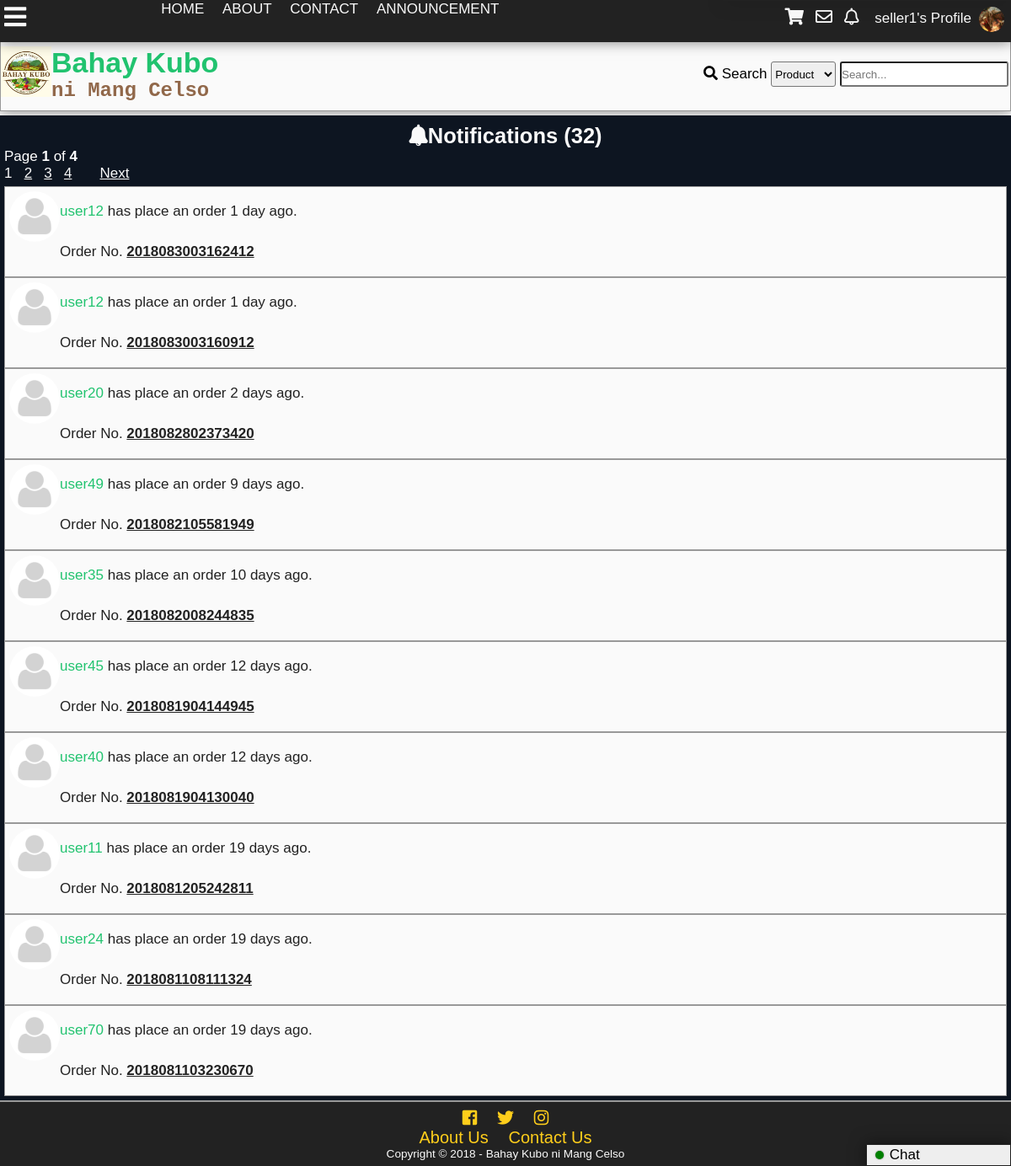
/notification.php (signed in), run on the app's committed database.
### tables this page shows
CREATE TABLE `tbluser` (
  `userid` int(11) NOT NULL,
  `username` varchar(100) NOT NULL,
  `password` varchar(100) NOT NULL,
  `firstname` varchar(100) NOT NULL,
  `middlename` varchar(100) NOT NULL,
  `lastname` varchar(100) NOT NULL,
  `birthday` varchar(20) NOT NULL,
  `datecreated` timestamp NOT NULL DEFAULT '0000-00-00 00:00:00',
  `email` varchar(100) NOT NULL,
  `phone` varchar(100) NOT NULL,
  `location` varchar(255) NOT NULL,
  `usertypeid` int(11) NOT NULL,
  `access` int(11) NOT NULL,
  `imgpath` varchar(200) NOT NULL,
  `bio` text NOT NULL,
  `is_show_email` tinyint(1) NOT NULL,
  `gender` int(11) NOT NULL,
  `lastupdate` timestamp NOT NULL DEFAULT '0000-00-00 00:00:00',
  `lastonline` timestamp NOT NULL DEFAULT '0000-00-00 00:00:00',
  `profileviews` int(11) NOT NULL
);

CREATE TABLE `tblnotif` (
  `notifid` int(11) NOT NULL,
  `userid` int(11) NOT NULL,
  `receiverid` int(11) NOT NULL,
  `notifdate` datetime DEFAULT NULL,
  `checked` int(11) NOT NULL,
  `notiftype` int(11) NOT NULL,
  `details` varchar(100) NOT NULL,
  `details2` int(11) NOT NULL
);

### notification.php (the view, shortened to what this page needs)
<?php
include'functions.php';
chattab();
?>
<!DOCTYPE html>
<html lang="en">
<head>
    <link rel="stylesheet" href="css/style.css">
  	<link rel="stylesheet" href="css/fontawesome-all.css">
</head>
<body onscroll="scrollOpacity()">
	<div class="main-container">
	<?php
		addheader();
	?>
		<div class="other-content">
<?php
$id=$_SESSION['id'];
$sql="SELECT notifid FROM tblnotif WHERE receiverid='$id'";
$result=$conn->query($sql);
$rows=$result->num_rows;
$page_rows = 10;
	$last = ceil($rows/$page_rows);
	$pagenum = 1;
	$limit = 'LIMIT ' .($pagenum - 1) * $page_rows .',' .$page_rows;
	$textline1 = "<i class='fas fa-bell'></i>Notifications (<b>".number_format($rows)."</b>)";
	$textline2 = "<font style='color:white'>Page <b>$pagenum</b> of <b>$last</b>";
	$paginationCtrls = '';
	if($last != 1){
	    $paginationCtrls .= ''.$pagenum.' &nbsp; ';
	    for($i = $pagenum+1; $i <= $last; $i++){
			$paginationCtrls .= '<a href="'.$_SERVER['PHP_SELF'].'?pn='.$i.'">'.$i.'</a> &nbsp; ';
		}
		if ($pagenum != $last) {
	        $next = $pagenum + 1;
	        $paginationCtrls .= ' &nbsp; &nbsp; <a href="'.$_SERVER['PHP_SELF'].'?pn='.$next.'">Next</a> ';
	    }
	}
	echo'<h2>  '.$textline1.'</h2>
	<p>  '.$textline2.' </p></font>
	<div id="pagination_controls"> '.$paginationCtrls.'</div>';
$sql="SELECT tblnotif.userid,notifid,username,imgpath,receiverid,notifdate,notiftype,details,details2 FROM tblnotif
LEFT JOIN tbluser
ON tblnotif.userid=tbluser.userid
WHERE receiverid='$id'
ORDER BY notifid DESC $limit";
$result=$conn->query($sql);
echo '<ul id="notiflist">';
while($rows=$result->fetch_object())
{
$uid=$rows->userid;
$uname=$rows->username;
$type=$rows->notiftype;
$date=time_elapsed_string($rows->notifdate);
$details=$rows->details;
$imgpath=$rows->imgpath;
if(!$imgpath){
	$imgpath='img/default.png';
}
if($type==1){
	echo'<li><div class="comment-tn">
				<img src="'.$imgpath.'">
			</div><a class="n1" href="profile.php?id='.$uid.'">'.$uname.'</a> <a class="n2" href="profile.php?name='.$_SESSION['name'].'#comment'.$details.'"> has commented on your profile '.$date.'</a></li>';
}else if ($type==3){
	echo'<li><i class="fas fa-ban banned"></i> Sorry, your profile picture has been removed.<br>
	Please read the rules and guidelines.</li>';
}else if ($type==4){
	echo'<li> Your order has been <span style="color:green;"><b>approved</b></span><br>'.$date.'.<br>
	Order No. <a class="black" href="search.php?criteria=3&search-text='.$details.'"><b>'.$details.'</a></b></li>';
}else if ($type==5){
	echo'<li> Your order has been <span style="color:red;"><b>rejected</b></span><br>'.$date.'.<br>
	Order No. <a class="black" href="search.php?criteria=3&search-text='.$details.'"><b>'.$details.'</a></b></li>';
}else if ($type==6){
	echo'<li> Your order has been <span style="color:red;"><b>cancelled</b></span><br>'.$date.'.<br>
	Order No. <a class="black" href="search.php?criteria=3&search-text='.$details.'"><b>'.$details.'</a></b></li>';
}else if ($type==7){
	echo'<li> <div class="comment-tn">
				<img src="'.$imgpath.'">
			</div>
			 <a class="n1" href="profile.php?id='.$uid.'">'.$uname.'</a> has place an order '.$date.'.<br>
	Order No. <a class="black" href="search.php?criteria=3&search-text='.$details.'"><b>'.$details.'</b></a></li>';
}
}
echo '</ul>';
?>
		</div>
		<?php
			addfooter();
		?>
	</div>
</body>
</html>

### functions.php (shortened to what this page needs)
<?php
function addheader(){
	echo'<header id="main-header">
			<div class="grid-header">
				<div class="box1">
					<a href="index.php">
						<div class="logo">
							<img src="img/logo.jpg">
						</div>
						<div id="header-text">
						<h1 id="first-text">Bahay Kubo</h1><br>
							<h2 id="second-text"> ni Mang Celso</h2>
						</div>
					</a>
				</div>
				<div class="box2">';
						search_function();
				echo'</div>
				<div class="modal2">
				</div>
				<div id="search-dropdown">
				</div>
			</div>
		</header>
		<div class="subheader">
			<div class="subgrid">
				<div class="svg">
					<p class="open-slide" onclick="openSlideMenu()">
						<i class="fas fa-bars"></i>
					</p>
				</div>
				<div class="nav">
					<a id="Home" href="index.php">HOME</a>
					<a id="Home" href="about.php">ABOUT</a>
					<a id="Home" href="contact.php">CONTACT</a>
					<a id="Home" href="announcement.php">ANNOUNCEMENT</a>
				</div>
				<div class="profile-grid">';
						session_button();
				echo'</div>
			</div>
		</div>
	';
}
function addfooter(){
	echo'<footer id="main-footer">
			<div class="container">
				<a target="_blank" title="Like us on Facebook" href="https://www.facebook.com/BahayKuboniMangCelso/?ref=page_internal"><i class="fab fa-facebook-square"></i></a>
				<a target="_blank" title="Follow us on Twitter" href="https://twitter.com/"><i class="fab fa-twitter"></i></a>
				<a target="_blank" title="Follow us on Instagram" href="https://www.instagram.com/?hl=ens"><i class="fab fa-instagram"></i></a>
				<p><a href="about.php">About Us</a>
				<a href="contact.php">Contact Us</a>
				</p>
				<p>Copyright &copy; '.date('Y').' - <span id="company">Bahay Kubo ni Mang Celso</span></p>
			</div>
		</footer>';
}
function time_elapsed_string($datetime, $full = false) {
    $now = new DateTime;
    $ago = new DateTime($datetime);
    $diff = $now->diff($ago);
    $string = array(
        'y' => 'year',
        'm' => 'month',
        'd' => 'day',
        'h' => 'hour',
        'i' => 'minute',
        's' => 'second'
    );
    foreach ($string as $k => &$v) {
        if ($diff->$k) {
            $v = $diff->$k . ' ' . $v . ($diff->$k > 1 ? 's' : '');
        } else {
            unset($string[$k]);
        }
    }
    if (!$full) $string = array_slice($string, 0, 1);
    return $string ? implode(', ', $string) . ' ago' : 'just now';
}
function session_button(){
	$conn = mysqli_connect ("localhost", "root", "", "itsproject");
	echo '<div id="top-total" onclick="showCartPanel()">';
	echo'</div>
	<div id="cart-panel"">
		<h1 onclick="hideCartPanel()" class="close-heading">Shopping Cart <i style="float:right; padding-right:10px" class="fas fa-times"></i></h1>
		<div id="shopping-cart-content"></div>
	</div>
	<i class="fas fa-shopping-cart button" onclick="showCartPanel()"></i>';
	if(isset($_SESSION['id'])){
	$id=$_SESSION['id'];
		$sql="SELECT imgpath FROM tbluser WHERE userid=".$id."";
		$result=$conn->query($sql);
		$row=$result->fetch_object();
		$tn_image=$row->imgpath;
$sql="SELECT pmid FROM tblpm WHERE receiverid='$id' AND checked=0 GROUP BY senderid";
$result=$conn->query($sql);
$count=$result->num_rows;
		echo'<a class="button" title="Check your messages" href="inbox.php?id='.$_SESSION["id"].'"><i class="far fa-envelope"></i><span id="pmnum">'.$count.'</span></a>';
$sql="SELECT notifid FROM tblnotif
	WHERE receiverid='$id' and checked=0
	";
$result=$conn->query($sql);
$count=$result->num_rows;
		echo'<a class="button" id="notifbtn" title="Check your notifications" onclick="showNotif()""><i class="far fa-bell"></i><span id="notifnum">'.$count.'</span></a>
		<a class="button" href=profile.php?id='.$_SESSION['id'].'>
		'.$_SESSION["name"].'\'s Profile<div class="top-tn"><img src="'.$tn_image.'""></div></a>';
	}else{
		echo'<div id="notifnum"></div><div id="pmnum"></div>
		<a href ="register.php" class="button"><i class="fas fa-pencil-alt"></i></i>Sign Up</a>
		<a id="modalBtn" class="button"><i class="fas fa-sign-in-alt"></i>Login</a>';
	}
}
function search_function(){
	echo'
		<form action="search.php" method="get">
			<i class="fas fa-search"></i>
			<label>Search</label>
			<select name="criteria" id="criteria">
				<option value="1">Product</option>';
			echo'<option value="2">User</option>
			</select>
			<input type="text" onkeyup="searchdropdown()" required name="search-text" placeholder="Search..." id="search-text" autocomplete="off">
		</form>
	';
}
function chattab(){
	if(isset($_SESSION['id'])){
		echo'
		<div id="chat-tab" onclick="showChatPanel()">
			<div class="online"></div>
			<span>Chat</span>
		</div>
		<div id="chat-modal" onclick="hideChatPanel()">
		</div>
		<div id="chat-panel">
			<div id="chat-panel-body"><h3 onclick="hideChatPanel()" class="close-heading">Chat</h3>
				<ul>';
			echo'
				</ul>
			</div>
			<div id="chat-bottom">
				<form id="chat-search-form">
					<i class="fas fa-search"></i><input type="text" id="chat-search" onkeyup="searchChat()" autocomplete="off" placeholder="Search friend...">
				</form>
			</div>
		</div>';
	}
}

### css/style.css (style rules this page uses)
* { padding:0; margin:0; }
:root { --facebookblue:#4267b2; --twitterlogo:#00aced; --lightblue:#c0deed; --sunflower:#ffce1b; --orangered:#FF4500; --magenta:#ff00ff; --lime:#32CD32; --palegreen:#98fb98; --dark-red:#590000; --blood-red:#8B0000; --cyan:#00ffff; --bluegreen:#21c36f; --canvas:#F3ECE2; --dark-purple:#551A8B; --dark-blue:#313d4b; --primary-color:#21c36f; --secondary-color:#c0deed; --contrast: #91684a; --secondary-contrast:#313d4b; --light-color:#fafafa; --dark-color:#222; --gray:#eee; --darkgray:#999; }
body { font-family: Lora,'MS Sans Serif',Geneva,sans-serif; font-size: 17px; background:var(--light-color); }
h1,h2,h3,h4,h5,h6 { font-family: Arial, Helvetica, sans-serif; }
a { text-decoration: none; }
li { list-style: none; }
.black { color:var(--dark-color); text-decoration: underline; }
.main-container { display:grid; grid-template-areas: "header" "imageheader" "main-search" "featured" "content" "footer"; }
.container { padding:0 5px 0 5px; }
.subheader { z-index: 1000; position:fixed; top:0; grid-area:subheader; width:100%; padding-bottom: 4px; background: var(--dark-color); color: var(--light-color); box-shadow: 0 0 15px rgba(0,0,0,0.5); }
.subgrid { display: grid; grid-template-columns: 1fr 4fr; grid-template-areas: "svg profile" }
.open-slide { grid-area: svg; padding: 5px; font-size: 30px; color: var(--light-color); }
.fa-bars { transition-duration: 350ms; transition-property: transform; }
#home { position: relative; padding: 0.5em; font-size: 1em; color: var(--light-color); }
.profile-grid { grid-area: profile; grid-column-start: right; padding: 8px; }
.profile-grid i { font-size:20px; }
.button { padding: 2px 5px; color: var(--light-color); border:0; margin-right: 4px; text-align: center; cursor:pointer; }
.top-tn { height:30px; width:30px; border-radius: 50%; overflow:hidden; float:right; }
.top-tn img { max-width: 100% }
#notiflist li { background: var(--light-color); color:var(--dark-color); padding:5px; border:1px solid var(--darkgray); line-height: 3rem; overflow:hidden; }
.n1,#seeallnotif { color:var(--primary-color); }
#main-header { grid-area:header; margin-top: 44px; background: var(--light-color); border: 1px solid var(--darkgray); box-shadow: 0 0 15px rgba(0,0,0,0.5); margin-bottom: 5px; }
#highlight-text,#first-text { color:var(--primary-color); }
#second-text { color:var(--contrast); font-family: "Courier New", Courier, monospace; font-size: 24px; }
#first-text,#second-text { display: inline; }
.grid-header { display:grid; grid-template-columns: 1fr 1fr; grid-template-areas: "title login"; align-items:center; padding: 10px 0; }
.box1 { grid-area:title; }
.logo { float: left; width: 60px; height: 60px; }
.logo img { max-width: 100%; }
.box2 { grid-area:login; grid-column-start: right; padding-right: 2px; }
#header-text { padding-left:10px; }
.box2 select { height: 30px; border-radius: 3px; }
.box2 input[type='text'] { height: 30px; width: 200px; border-radius: 3px; }
.other-content { box-sizing: border-box; padding:5px; background: #0d1521; min-height:85vh; position: relative; }
.other-content h2,.other-content h3 { color: var(--light-color); text-align: center; margin-top: 5px; }
.online { display: inline-block; padding:5px; margin-right: 2px; border-radius: 50%; border:1px solid var(--darkcolor); background: green; box-shadow: 0 0 2px rgba(0,0,0,0.5); }
.comment-tn { height:60px; width:60px; border-radius: 50%; overflow:hidden; float:left; }
.comment-tn img { max-width: 100%; }
#pagination_controls { margin-bottom: 5px; color: var(--light-color); }
#pagination_controls a { color: var(--light-color); text-decoration: underline; }
#chat-tab { position:fixed; z-index: 200; right: 0; bottom: 0; width: 150px; height: 20px; background: var(--gray); border: 1px solid var(--dark-color); box-shadow: 0 0 20px 0 rgba(0,0,0,0.5); cursor: pointer; padding: 2px 10px; }
#main-footer { grid-area:footer; background:var(--dark-color); background-position:center; background-size:cover; background-repeat:no-repeat; background-attachment: fixed; text-align: center; padding: 8px; color:var(--light-color); height: 60px; border-top: 2px solid var(--darkgray); font-size: 0.8em; }
#main-footer a { font-size: 20px; color: var(--sunflower); padding-left: 10px; padding-right: 10px; }

### data on the page
tbluser: imgpath (picture)
tblnotif: notiftype 7 (drawn), userid.username "user12", notifdate "1 day ago", details "2018083003162412"
tblnotif: notiftype 7 (drawn), userid.username "user12", notifdate "1 day ago", details "2018083003160912"
tblnotif: notiftype 7 (drawn), userid.username "user20", notifdate "2 days ago", details "2018082802373420"
tblnotif: notiftype 7 (drawn), userid.username "user49", notifdate "9 days ago", details "2018082105581949"
tblnotif: notiftype 7 (drawn), userid.username "user35", notifdate "10 days ago", details "2018082008244835"
tblnotif: notiftype 7 (drawn), userid.username "user45", notifdate "12 days ago", details "2018081904144945"
tblnotif: notiftype 7 (drawn), userid.username "user40", notifdate "12 days ago", details "2018081904130040"
tblnotif: notiftype 7 (drawn), userid.username "user11", notifdate "19 days ago", details "2018081205242811"
tblnotif: notiftype 7 (drawn), userid.username "user24", notifdate "19 days ago", details "2018081108111324"
tblnotif: notiftype 7 (drawn), userid.username "user70", notifdate "19 days ago", details "2018081103230670"

### other printed values
$_SESSION["name"] "seller1"
$rows "32"
$pagenum "1"
$last "4"
